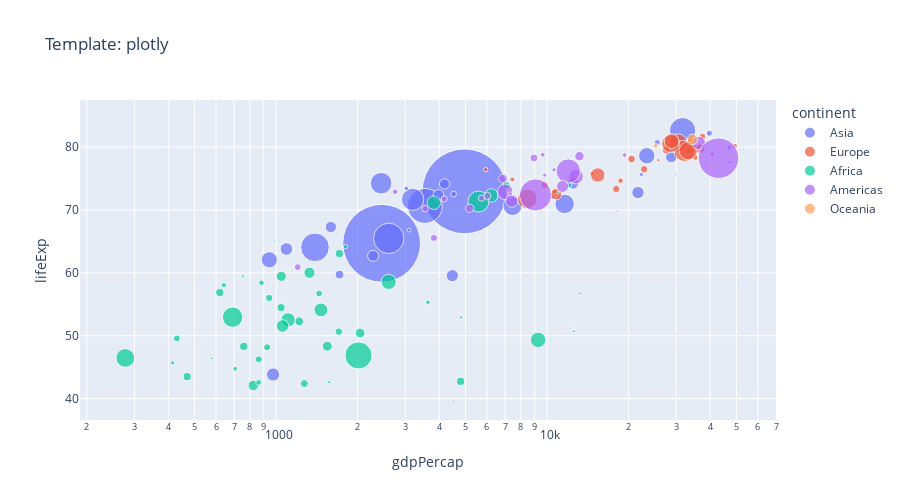
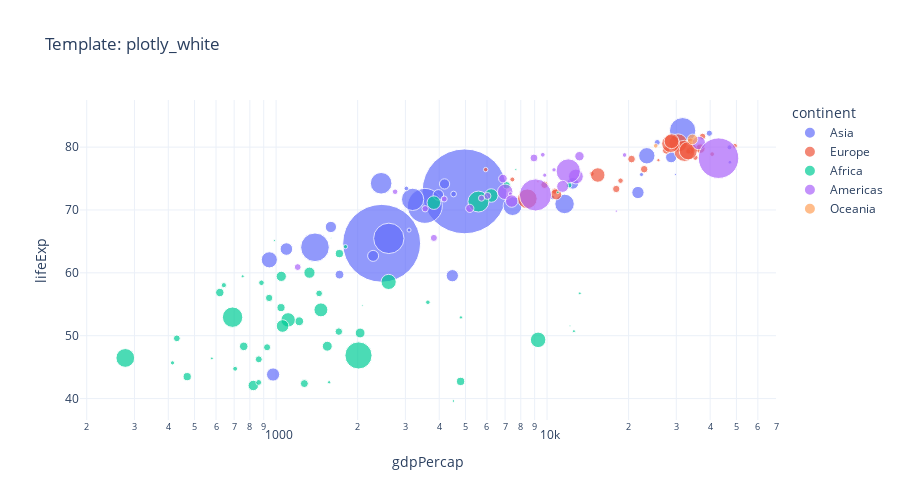
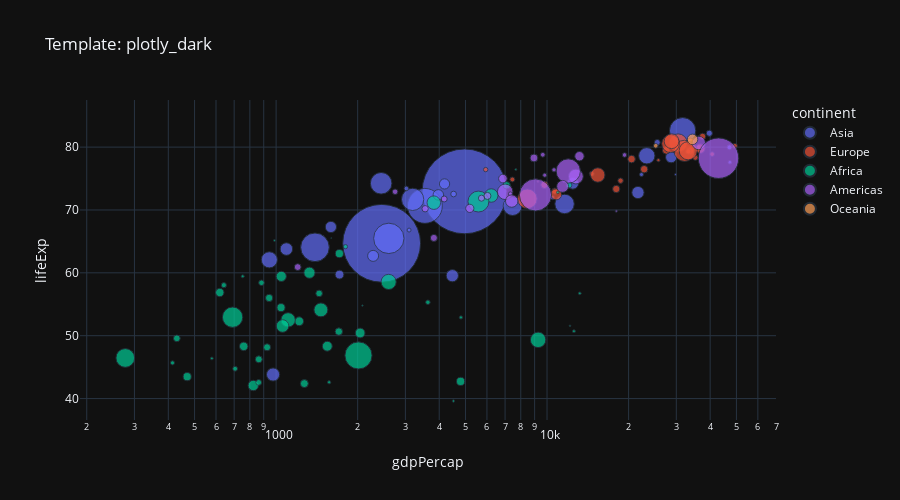
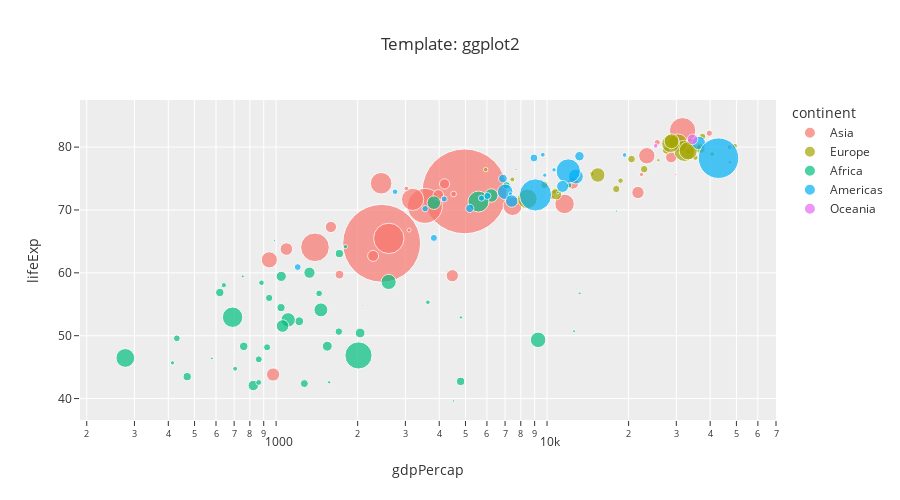

Notebook code cell kept with these figures, in order:
### Markdown cell above
Create loop which create plots with styles in templates list.

### Code cell
for name in templates:
    fig = px.scatter(data_frame= df_oy,
        x = 'gdpPercap',
        y = 'lifeExp',
        size = 'pop',
        color = 'continent',
        log_x = True,
        size_max = 60,
        height = 500,
        title = f'Template: {name}',
        template = name)
    fig.show()
